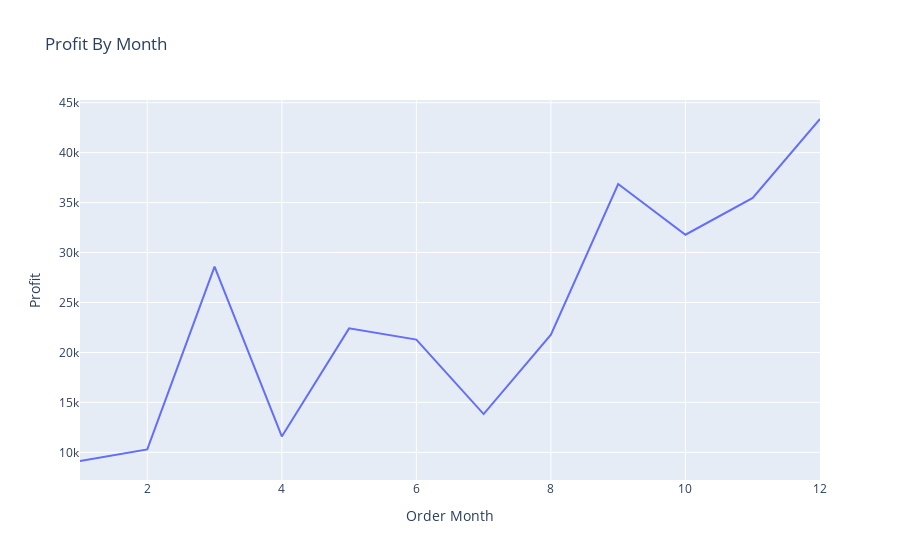

The cell this chart's notebook holds for it:
### Code cell
fig=px.line(profit_by_month,
           x='Order Month',
           y='Profit',
           title='Profit By Month')
fig.show()

### Figure 1 — Plotly figure (JSON) as saved in the notebook; plotly's stock layout.template omitted (floating-point values rounded to 4 significant figures)
{"data": [{"hovertemplate": "Order Month=%{x}<br>Profit=%{y}<extra></extra>", "legendgroup": "", "line": {"color": "#636efa", "dash": "solid"}, "marker": {"symbol": "circle"}, "mode": "lines", "name": "", "orientation": "v", "showlegend": false, "type": "scatter", "x": [1, 2, 3, 4, 5, 6, 7, 8, 9, 10, 11, 12], "xaxis": "x", "y": [9134.0, 10290.0, 28590.0, 11590.0, 22410.0, 21290.0, 13830.0, 21780.0, 36860.0, 31780.0, 35470.0, 43370.0], "yaxis": "y"}], "layout": {"autosize": true, "legend": {"tracegroupgap": 0}, "title": {"text": "Profit By Month"}, "xaxis": {"anchor": "y", "autorange": true, "domain": [0, 1], "range": [1, 12], "title": {"text": "Order Month"}, "type": "linear"}, "yaxis": {"anchor": "x", "autorange": true, "domain": [0, 1], "range": [7233.0, 45270.0], "title": {"text": "Profit"}, "type": "linear"}}}
